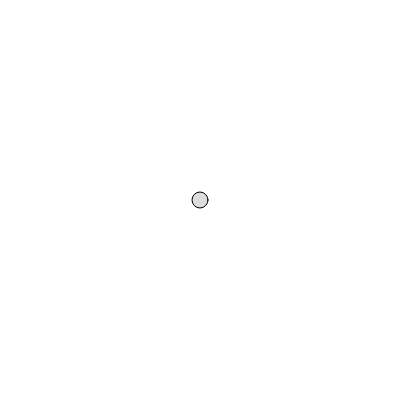
Frame 1 (no input)
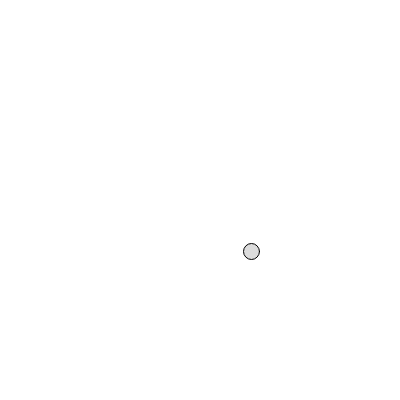
Frame 60 (no input)
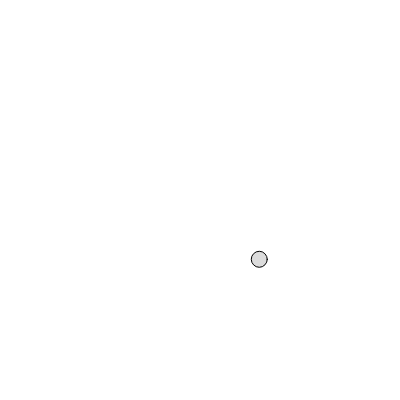
Frame 120 (the mouse pressed at the canvas centre since frame 60)

The p5.js sketch that drew these frames (run headless with seeded random() and noise() and a simulated clock; from frame 60 on, the mouse is pressed at the canvas centre):

// p5.js sketch
// ── sketch.js
var mover
var mousee
var dir

class Mover {
    constructor() {
        this.loc = createVector(width/2,height/2)
        this.vel = createVector(0,0)
        this.acc = createVector(-0.001,0.01)
        this.topspeed =10
    }

    update () {

        mousee = createVector(mouseX, mouseY)
        dir = p5.Vector.sub(mousee, this.loc) 
        dir.normalize()
        dir.mult(0.5)
        this.acc = dir

        console.log(dir)
        this.vel.add(this.acc)
        this.vel.limit(this.topspeed)
        this.loc.add(this.vel)
    }

    display() {
        stroke (0)
        fill (220)
        ellipse(this.loc.x,this.loc.y,16,16)
    }

    checkEdges() {
        if( this.loc.x > width) {
            this.loc.x = 0
        } else if (this.loc.x < 0) {
            this.loc.x = width
        }

        if(this.loc.y > height) {
            this.loc.y = 0
        } else if (this.loc.y < 0) {
            this.loc.y = height
        }

    }
}

function setup() {
    createCanvas(400,400)
    mover = new Mover()
}

function draw() {
    background(255)
    mover.display()
    mover.update()
    mover.checkEdges()

    

}
